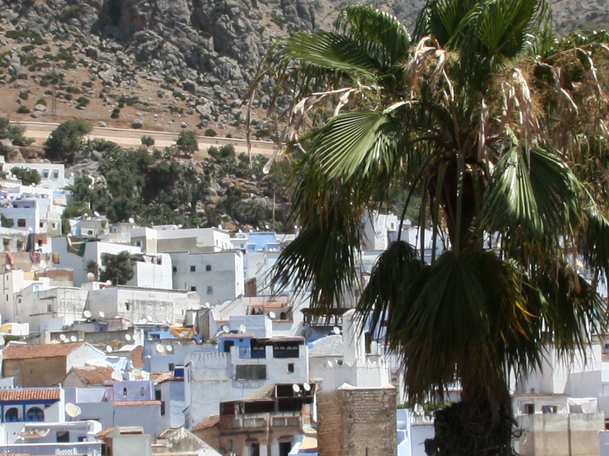
#> input picture inputs/foto1.png, 609 x 456 px, shrunk from 1024 x 768 before the run
$ jupyter execute --allow-errors crmd.ipynb   (older library calls are emulated)
#> lines starting #> are read from the running program, lines starting #| are printed output that depends on the picture
[cell 1]
import cv2
import mahotas as mh
import numpy as np
import matplotlib.pyplot as plt

[cell 2]
class DetectionofCopyMoveForgery:

    def __init__(self, img, height, width, blocksize, order, oklid_threshold, correlation_threshold, vec_len_threshold, num_ofvector_threshold):
        self.img = img
        self.height = height
        self.width = width
        self.blocksize = blocksize
        self.oklid_threshold = oklid_threshold
        self.correlation_threshold = correlation_threshold
        self.vec_len_threshold = vec_len_threshold
        self.num_ofvector_threshold = num_ofvector_threshold

        self.block_vector = []
        self.sizeof_vector = 12  # Zernike Moment có 10 giá trị
        self.zernike_order = order  # Zernike moment order
        self.hough_space = np.zeros((self.height, self.width, 2))
        self.shiftvector = []

    def detection_forgery(self):
        self.zernike_moments_of_img()
        self.lexicographically_sort_of_vectors()
        self.correlation_of_vectors()

        max = -1
        for i in range(self.height):
            for j in range(self.width):
                for h in range(2):
                    if (self.hough_space[i][j][h]) > max:
                        max = self.hough_space[i][j][h]
        for i in range(self.height):
            for j in range(self.width):
                self.img[i][j] = 0

        for i in range(self.height):
            for j in range(self.width):
                for h in range(2):
                    if (self.hough_space[i][j][h]) >= (max - (max * self.num_ofvector_threshold / 100)):
                        for k in range(len(self.shiftvector)):
                            if (self.shiftvector[k][0] == j and self.shiftvector[k][1] == i and self.shiftvector[k][2] == h):
                                cv2.rectangle(self.img, (int(self.shiftvector[k][3]), int(self.shiftvector[k][4])),
                                              (int(self.shiftvector[k][3] + self.blocksize), int(self.shiftvector[k][4] + self.blocksize)),
                                              (255), -1)
                                cv2.rectangle(self.img, (int(self.shiftvector[k][5]), int(self.shiftvector[k][6])),
                                              (int(self.shiftvector[k][5] + self.blocksize), int(self.shiftvector[k][6] + self.blocksize)),
                                              (255), -1)
        #cv2.imshow("sonuc", self.img)

    def zernike_moments_of_img(self):
        for r in range(0, self.height - self.blocksize, 1):
            for c in range(0, self.width - self.blocksize, 1):
                block = self.img[r:r + self.blocksize, c:c + self.blocksize]
                _, block = cv2.threshold(block, 127, 255, cv2.THRESH_BINARY)
                moments = mh.features.zernike_moments(block, radius=self.blocksize, degree=self.zernike_order)
                moments = moments[:self.sizeof_vector]
                moments = moments.tolist()
                moments.append(c)
                moments.append(r)
                self.block_vector.append(moments)

    # [14 lines left out: functions lexicographically_sort_of_vectors, correlation_of_vectors, not called in this run]

    def elimination_of_weak_vectors(self, vector1, vector2, size):
        if (self.oklid(vector1, vector2, size) >= self.vec_len_threshold):
            self.elimination_of_weak_area(vector1, vector2)

    # [25 lines left out: functions elimination_of_weak_area, oklid, not called in this run]

[cell 3]
image_path = "dataset/multi_paste/barrier_gcs500_copy_rb5.png"
img = cv2.imread(image_path, cv2.IMREAD_GRAYSCALE)

#> (the rest of this cell did not finish here and is left out)

#> (a cell that did not finish here is left out)

[cell 5]
# [15 lines left out: function getFmeasure, not called in this run]

[cell 6]
original_img = cv2.imread("dataset/multi_paste/barrier_gcs500_gt_rb5.png", cv2.IMREAD_GRAYSCALE)
#> (the rest of this cell did not finish here and is left out)

[cell 7]
image_path = "inputs/foto1.png"
img = cv2.imread(image_path, cv2.IMREAD_GRAYSCALE)
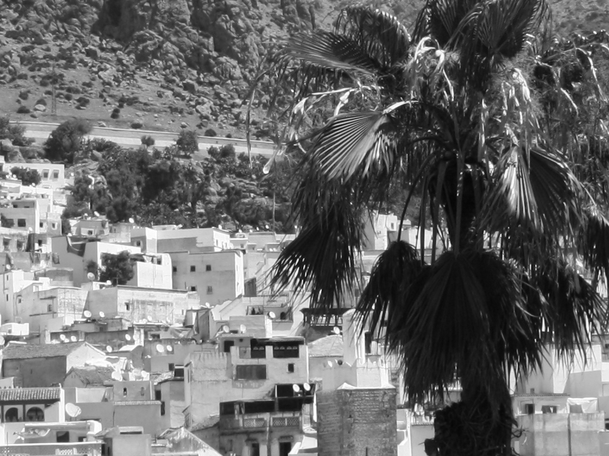
#> img: shape (456, 609); min 3, max 255, mean 107.8

height, width= img.shape
#> height = 456; width = 609
block_size = 24 # Set your desired block_size
oklid_threshold = 3.5  # Set your desired oklid_threshold
correlation_threshold = 8  # Set your desired correlation_threshold
vec_len_threshold = 100  # Set your desired vec_len_threshold
num_ofvector_threshold = 5  # Set your desired num_ofvector_threshold
order =5 # Set your desired Zernike moment order

forgery_detector = DetectionofCopyMoveForgery(img, height, width, block_size, order, oklid_threshold, correlation_threshold, vec_len_threshold, num_ofvector_threshold)
#> (the rest of this cell did not finish here and is left out)

#> after the loop in zernike_moments_of_img, `for r in range(0, self.height - self.blocksize, 1):`:
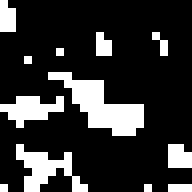
#> block: shape (24, 24) (shown 8 times larger); 19.6% white in thin lines or dots
#> after the loop in zernike_moments_of_img, `for r in range(0, self.height - self.blocksize, 1):`: self.block_vector = []
plt.imshow(img, cmap='gray')
plt.show()

original_img = cv2.imread("inputs/foto1_sonuc.png", cv2.IMREAD_GRAYSCALE)
plt.imshow(original_img, cmap='gray')
plt.show()

f1_score = getFmeasure(original_img,img,width,height)
print("F1 score: ",f1_score)

[cell 8]
image_path = "inputs/red_tower_copy_gcs500_gj100.png"
img = cv2.imread(image_path, cv2.IMREAD_GRAYSCALE)
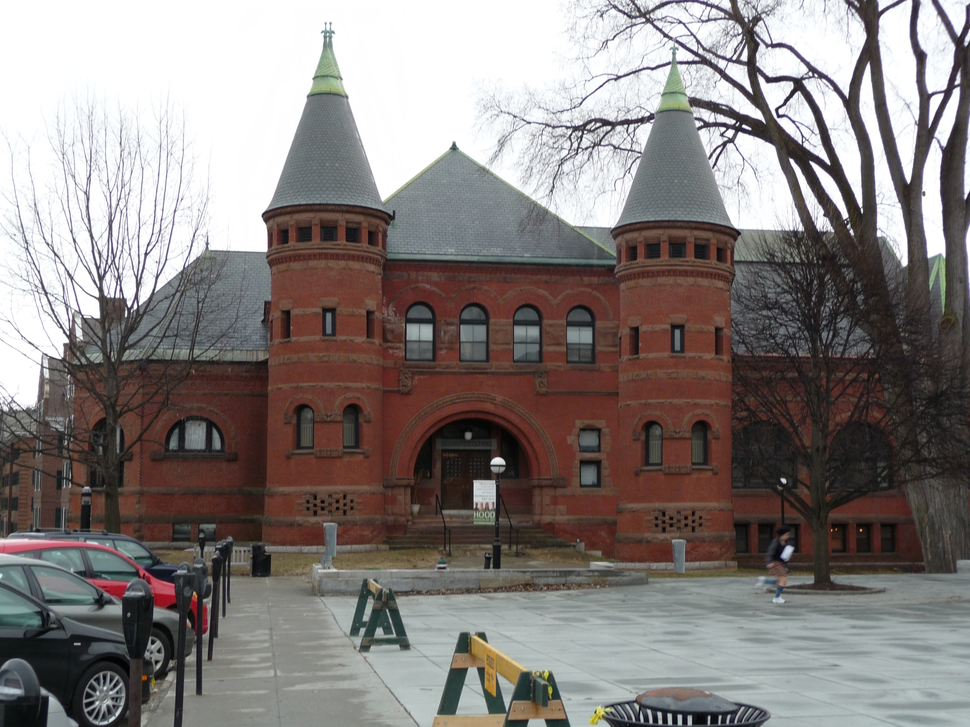
#> input picture inputs/red_tower_copy_gcs500_gj100.png, 970 x 727 px, shrunk from 1632 x 1224 before the run
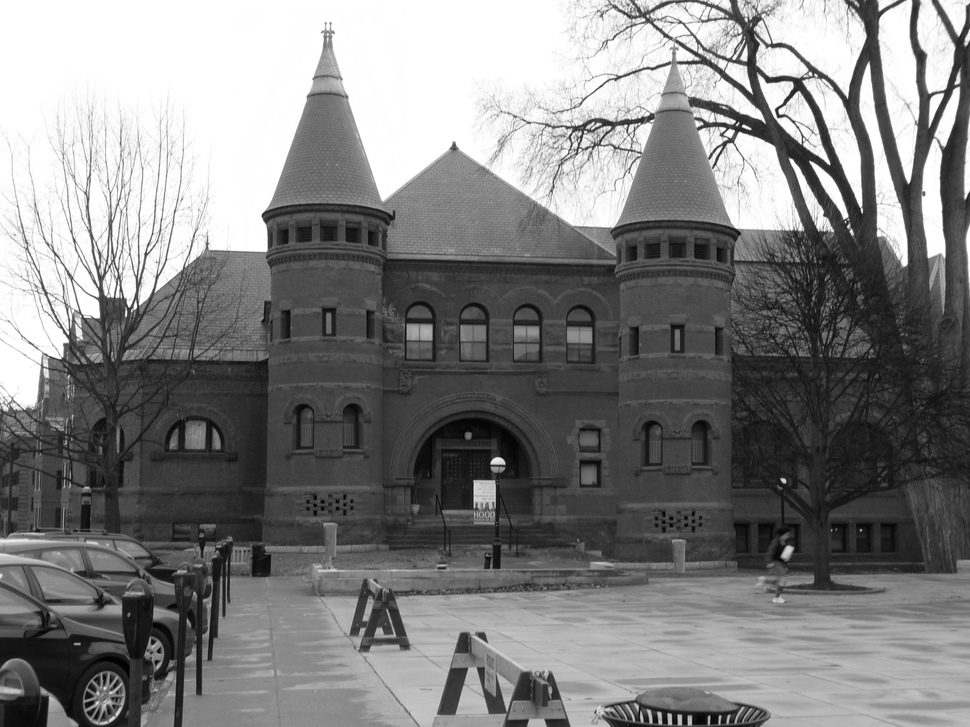
#> img: shape (727, 970); min 1, max 255, mean 128

height, width= img.shape
#> height = 727; width = 970
block_size = 36 # Set your desired block_size
oklid_threshold = 5  # Set your desired oklid_threshold D1
correlation_threshold = 5  # Set your desired correlation_threshold
vec_len_threshold = 100  # Set your desired vec_len_threshold D2
num_ofvector_threshold = 10  # Set your desired num_ofvector_threshold
order = 5 # Set your desired Zernike moment order

forgery_detector = DetectionofCopyMoveForgery(img, height, width, block_size, order, oklid_threshold, correlation_threshold, vec_len_threshold, num_ofvector_threshold)
#> (the rest of this cell did not finish here and is left out)

#> after the loop in zernike_moments_of_img (call 2), `for r in range(0, self.height - self.blocksize, 1):`: block: shape (36, 36); every value is 255
plt.imshow(img, cmap='gray')
plt.show()

original_img = cv2.imread("inputs/red_tower_gt_gcs500_gj100.png", cv2.IMREAD_GRAYSCALE)
plt.imshow(original_img, cmap='gray')
plt.show()

f1_score = getFmeasure(original_img,img,width,height)
print("F1 score: ",f1_score)

### Rotated copies

[cell 9]
image_path = "inputs/red_tower_copy_r10_gcs500.png"
img = cv2.imread(image_path, cv2.IMREAD_GRAYSCALE)
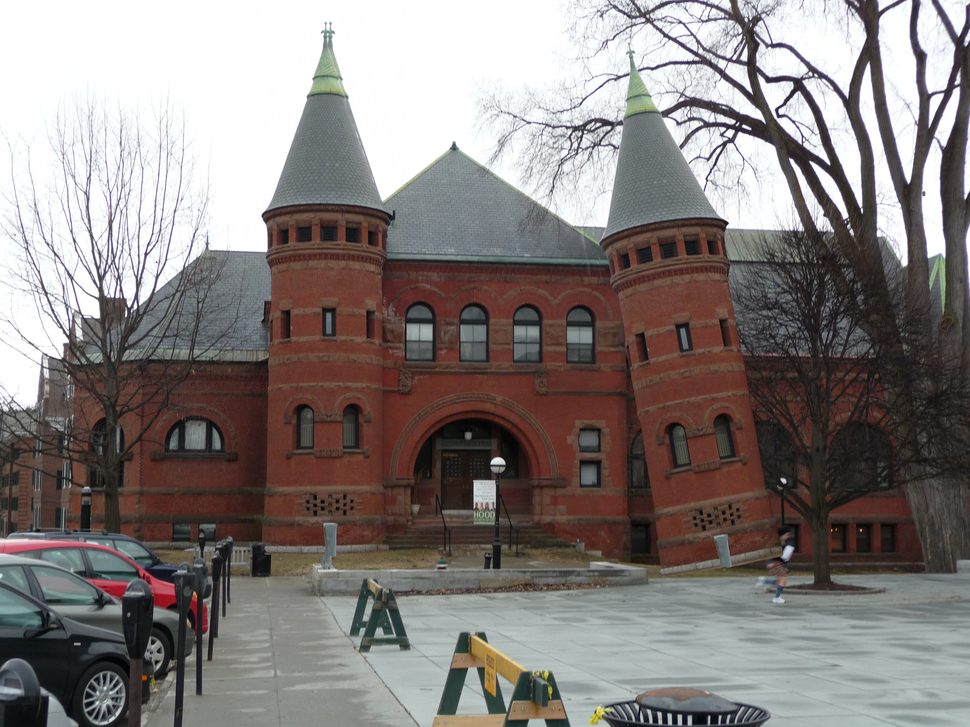
#> input picture inputs/red_tower_copy_r10_gcs500.png, 970 x 727 px, shrunk from 1632 x 1224 before the run
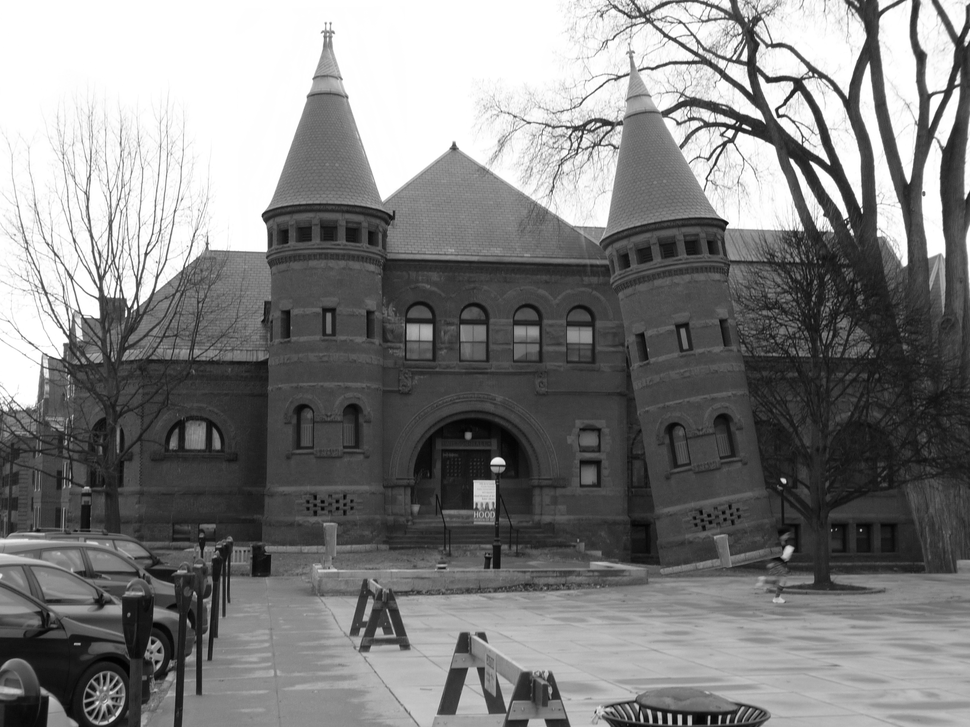
#> img: shape (727, 970); min 1, max 255, mean 128.1

height, width= img.shape
block_size = 24 # Set your desired block_size
oklid_threshold = 3.5  # Set your desired oklid_threshold
correlation_threshold = 8  # Set your desired correlation_threshold
vec_len_threshold = 100  # Set your desired vec_len_threshold
num_ofvector_threshold = 5  # Set your desired num_ofvector_threshold
order =5 # Set your desired Zernike moment order

forgery_detector = DetectionofCopyMoveForgery(img, height, width, block_size, order, oklid_threshold, correlation_threshold, vec_len_threshold, num_ofvector_threshold)
#> (the rest of this cell did not finish here and is left out)

#> after the loop in zernike_moments_of_img (call 3), `for r in range(0, self.height - self.blocksize, 1):`: block: shape (24, 24); every value is 255
plt.imshow(img, cmap='gray')
plt.show()

original_img = cv2.imread("inputs/red_tower_gt_r10_gcs500.png")
plt.imshow(original_img, cmap='gray')
plt.show()

f1_score = getFmeasure(original_img,img,width,height, cv2.IMREAD_GRAYSCALE)
print("F1 score: ",f1_score)
